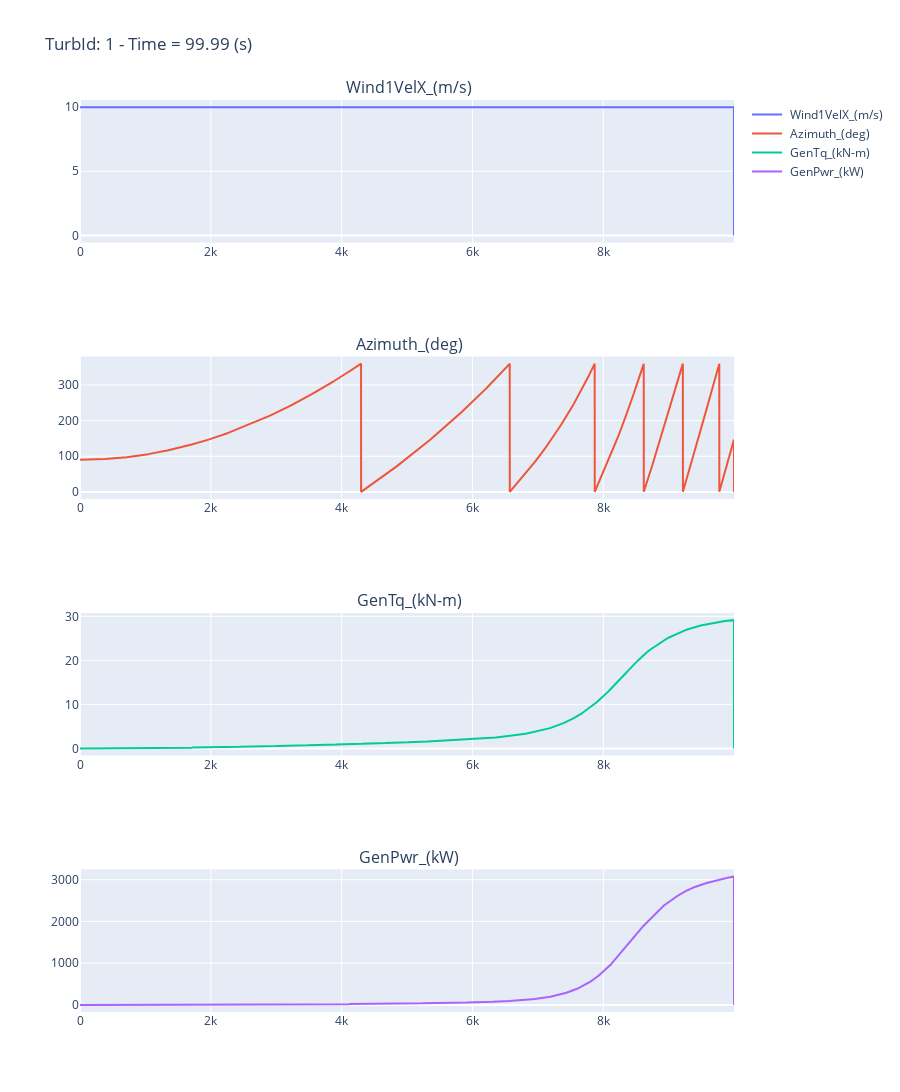

The notebook cell saved with this chart:
### Code cell
rfi.fast_sub(200, plot=True)

### Figure 1 — Plotly figure (JSON) as saved in the notebook; plotly's stock layout.template omitted (floating-point values rounded to 4 significant figures; data arrays with more than 128 entries replaced by an {"elided": "..."} marker saying what was removed)
{"data": [{"mode": "lines", "name": " Wind1VelX_(m/s)", "type": "scatter", "xaxis": "x", "y": {"elided": "10000 int values"}, "yaxis": "y"}, {"mode": "lines", "name": " Azimuth_(deg)", "type": "scatter", "xaxis": "x2", "y": {"elided": "10000 float values"}, "yaxis": "y2"}, {"mode": "lines", "name": " GenTq_(kN-m)", "type": "scatter", "xaxis": "x3", "y": {"elided": "10000 float values"}, "yaxis": "y3"}, {"mode": "lines", "name": " GenPwr_(kW)", "type": "scatter", "xaxis": "x4", "y": {"elided": "10000 float values"}, "yaxis": "y4"}], "layout": {"annotations": [{"font": {"size": 16}, "showarrow": false, "text": " Wind1VelX_(m/s)", "x": 0.5, "xanchor": "center", "xref": "paper", "y": 1, "yanchor": "bottom", "yref": "paper"}, {"font": {"size": 16}, "showarrow": false, "text": " Azimuth_(deg)", "x": 0.5, "xanchor": "center", "xref": "paper", "y": 0.7188, "yanchor": "bottom", "yref": "paper"}, {"font": {"size": 16}, "showarrow": false, "text": " GenTq_(kN-m)", "x": 0.5, "xanchor": "center", "xref": "paper", "y": 0.4375, "yanchor": "bottom", "yref": "paper"}, {"font": {"size": 16}, "showarrow": false, "text": " GenPwr_(kW)", "x": 0.5, "xanchor": "center", "xref": "paper", "y": 0.1562, "yanchor": "bottom", "yref": "paper"}], "height": 1200, "title": {"text": "TurbId: 1 - Time = 99.99 (s)"}, "xaxis": {"anchor": "y", "domain": [0, 1]}, "xaxis2": {"anchor": "y2", "domain": [0, 1]}, "xaxis3": {"anchor": "y3", "domain": [0, 1]}, "xaxis4": {"anchor": "y4", "domain": [0, 1]}, "yaxis": {"anchor": "x", "domain": [0.8438, 1]}, "yaxis2": {"anchor": "x2", "domain": [0.5625, 0.7188]}, "yaxis3": {"anchor": "x3", "domain": [0.2812, 0.4375]}, "yaxis4": {"anchor": "x4", "domain": [0, 0.1562]}}}
